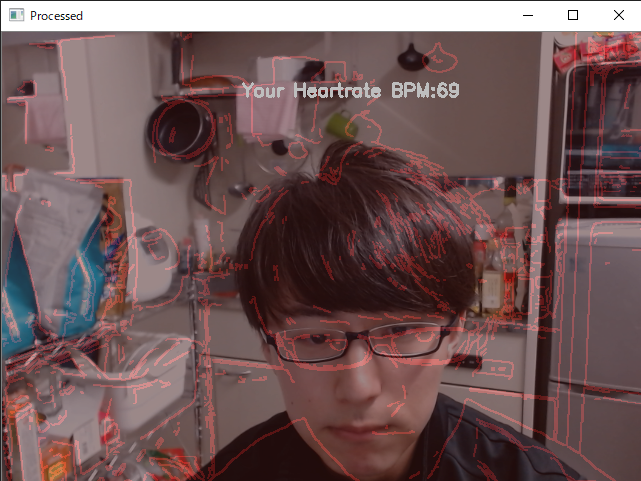
#> input picture digital_art.png, 641 x 481 px
$ python -i interface.py   (imports and definitions only)
#> lines starting #> are read from the running program, lines starting #| are printed output that depends on the picture
import cv2, time
import numpy as np
import sys

"""
Wraps up some interfaces to opencv user interface methods (displaying
image frames, event handling, etc).

If desired, an alternative UI could be built and imported into get_pulse.py
instead. Opencv is used to perform much of the data analysis, but there is no
reason it has to be used to handle the UI as well. It just happens to be very
effective for our purposes.
"""
def resize(*args, **kwargs):
    return cv2.resize(*args, **kwargs)

def moveWindow(*args,**kwargs):
    return

def imshow(*args,**kwargs):
    return cv2.imshow(*args,**kwargs)

def destroyWindow(*args,**kwargs):
    return cv2.destroyWindow(*args,**kwargs)

def waitKey(*args,**kwargs):
    return cv2.waitKey(*args,**kwargs)


"""
The rest of this file defines some GUI plotting functionality. There are plenty
of other ways to do simple x-y data plots in python, but this application uses
cv2.imshow to do real-time data plotting and handle user interaction.

This is entirely independent of the data calculation functions, so it can be
replaced in the get_pulse.py application easily.
"""


def combine(left, right):
    """Stack images horizontally.
    """
    h = max(left.shape[0], right.shape[0])
    w = left.shape[1] + right.shape[1]
    hoff = left.shape[0]

    shape = list(left.shape)
    shape[0] = h
    shape[1] = w

    comb = np.zeros(tuple(shape),left.dtype)

    # left will be on left, aligned top, with right on right
    comb[:left.shape[0],:left.shape[1]] = left
    comb[:right.shape[0],left.shape[1]:] = right

    return comb

def plotXY(data,size = (280,640),margin = 25,name = "data",labels=[], skip = [],
           showmax = [], bg = None,label_ndigits = [], showmax_digits=[]):
    for x,y in data:
        if len(x) < 2 or len(y) < 2:
            return

    n_plots = len(data)
    w = float(size[1])
    h = size[0]/float(n_plots)

    z = np.zeros((size[0],size[1],3))

    if isinstance(bg,np.ndarray):
        if bg.shape[0] == 0:
            wd = int(h)
        else:
            wd = int(bg.shape[1]/bg.shape[0]*h)
            bg = cv2.resize(bg,(wd,int(h)))
            if len(bg.shape) == 3:
                r = combine(bg[:,:,0],z[:,:,0])
                g = combine(bg[:,:,1],z[:,:,1])
                b = combine(bg[:,:,2],z[:,:,2])
            else:
                r = combine(bg,z[:,:,0])
                g = combine(bg,z[:,:,1])
                b = combine(bg,z[:,:,2])
            z = cv2.merge([r,g,b])[:,:-wd,]

    i = 0
    P = []
    for x,y in data:
        x = np.array(x)
        y = -np.array(y)

        xx = (w-2*margin)*(x - x.min()) / (x.max() - x.min())+margin
        yy = (h-2*margin)*(y - y.min()) / (y.max() - y.min())+margin + i*h
        mx = max(yy)
        if labels:
            if labels[i]:
                for ii in range(len(x)):
                    if ii%skip[i] == 0:
                        col = (255,255,255)
                        ss = '{0:.%sf}' % label_ndigits[i]
                        ss = ss.format(x[ii])
                        cv2.putText(z,ss,(int(xx[ii]),int((i+1)*h)),
                                    cv2.FONT_HERSHEY_PLAIN,1,col)
        if showmax:
            if showmax[i]:
                col = (0,255,0)
                ii = np.argmax(-y)
                ss = '{0:.%sf} %s' % (showmax_digits[i], showmax[i])
                ss = ss.format(x[ii])
                #"%0.0f %s" % (x[ii], showmax[i])
                cv2.putText(z,ss,(int(xx[ii]),int((yy[ii]))),
                            cv2.FONT_HERSHEY_PLAIN,2,col)

        try:
            pts = np.array([[x_, y_] for x_, y_ in zip(xx,yy)],np.int32)
            i+=1
            P.append(pts)
        except ValueError:
            pass #temporary
    """
    #Polylines seems to have some trouble rendering multiple polys for some people
    for p in P:
        cv2.polylines(z, [p], False, (255,255,255),1)
    """
    #hack-y alternative:
    for p in P:
        for i in range(len(p)-1):
            cv2.line(z,tuple(p[i]),tuple(p[i+1]), (255,255,255),1)
    cv2.imshow(name,z)

>>> import cv2
>>> picture = cv2.imread('../digital_art.png', cv2.IMREAD_GRAYSCALE)
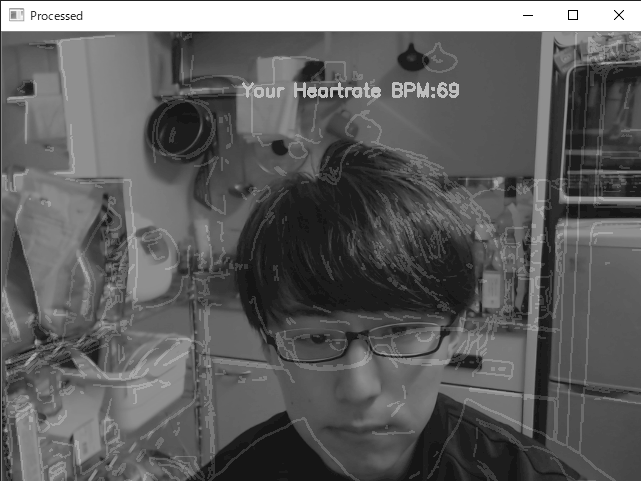
#> picture: shape (481, 641); min 0, max 255, mean 96
>>> result = plotXY(picture)
#> (the run stopped early here; a loop or call above may not have finished)

$ run again, on pulse_detection.png
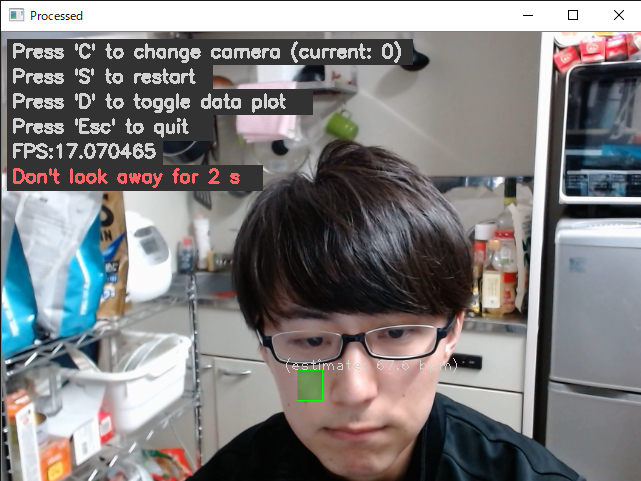
#> input picture pulse_detection.png, 641 x 481 px
#> `picture = cv2.imread('../digital_art.png', cv2.IMREAD_GRAYSCALE)`:
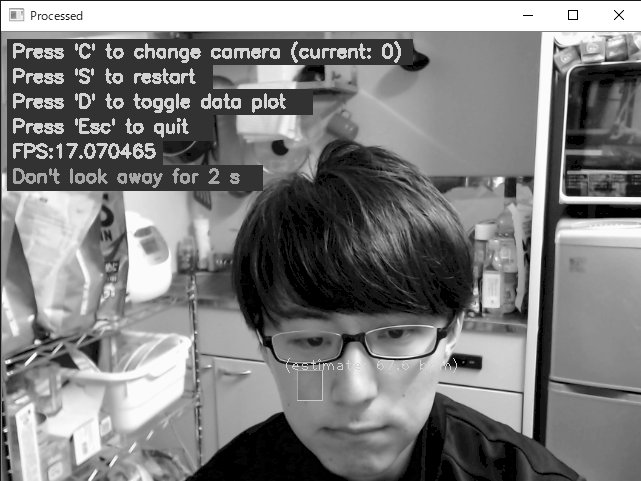
#> picture: shape (481, 641); min 0, max 255, mean 126.5
